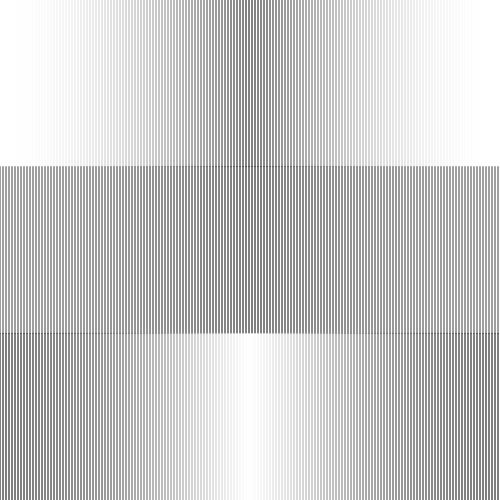
Frame 1 (no input)
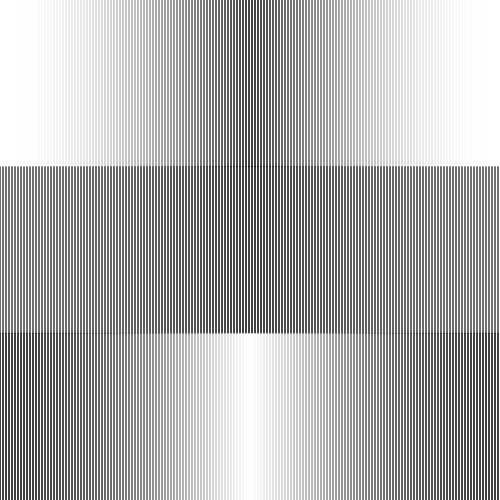
Frame 2 (the mouse pressed at the canvas centre, redrawn once)

The p5.js sketch that drew these frames (run headless with seeded random() and noise() and a simulated clock; the mouse was pressed at the canvas centre and the sketch redrawn once):

// p5.js sketch
// ── sketch.js
const width = 500;
const height = 500;

let wave = [];

function setup() {
	createCanvas(width, height);

	for (let i = 0; i < width; i++) {
		const amount = map(i, 0, width, 0, PI);
		wave[i] = abs(cos(amount));
	}

	background(255);
	noLoop();
}

function draw() {
	let y1 = 0;
	let y2 = height / 3;
	for (let i = 0; i < width; i += 3) {
		stroke(wave[i] * 255);
		line(i, y1, i, y2);
	}

	y1 = y2;
	y2 = y1 + y1;
	for (let i = 0; i < width; i += 3) {
		stroke((wave[i] * 255) / 4);
		line(i, y1, i, y2);
	}

	y1 = y2;
	y2 = height;
	for (let i = 0; i < width; i += 3) {
		stroke(255 - wave[i] * 255);
		line(i, y1, i, y2);
	}
}
